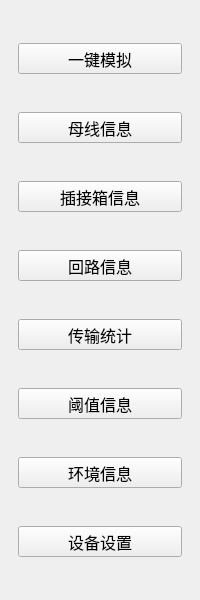
<?xml version="1.0" encoding="UTF-8"?>
<ui version="4.0">
 <class>BUS_SimulationToolWid</class>
 <widget class="QWidget" name="BUS_SimulationToolWid">
  <property name="geometry">
   <rect>
    <x>0</x>
    <y>0</y>
    <width>200</width>
    <height>600</height>
   </rect>
  </property>
  <property name="font">
   <font>
    <family>微软雅黑</family>
    <pointsize>12</pointsize>
   </font>
  </property>
  <property name="windowTitle">
   <string>Form</string>
  </property>
  <layout class="QVBoxLayout" name="verticalLayout">
   <property name="leftMargin">
    <number>18</number>
   </property>
   <property name="rightMargin">
    <number>18</number>
   </property>
   <item>
    <spacer name="verticalSpacer">
     <property name="orientation">
      <enum>Qt::Vertical</enum>
     </property>
     <property name="sizeHint" stdset="0">
      <size>
       <width>20</width>
       <height>40</height>
      </size>
     </property>
    </spacer>
   </item>
   <item>
    <widget class="QPushButton" name="mnTestBtn">
     <property name="minimumSize">
      <size>
       <width>0</width>
       <height>31</height>
      </size>
     </property>
     <property name="text">
      <string>一键模拟</string>
     </property>
    </widget>
   </item>
   <item>
    <spacer name="verticalSpacer_2">
     <property name="orientation">
      <enum>Qt::Vertical</enum>
     </property>
     <property name="sizeHint" stdset="0">
      <size>
       <width>20</width>
       <height>40</height>
      </size>
     </property>
    </spacer>
   </item>
   <item>
    <widget class="QPushButton" name="busBtn">
     <property name="minimumSize">
      <size>
       <width>0</width>
       <height>31</height>
      </size>
     </property>
     <property name="text">
      <string>母线信息</string>
     </property>
    </widget>
   </item>
   <item>
    <spacer name="verticalSpacer_3">
     <property name="orientation">
      <enum>Qt::Vertical</enum>
     </property>
     <property name="sizeHint" stdset="0">
      <size>
       <width>20</width>
       <height>40</height>
      </size>
     </property>
    </spacer>
   </item>
   <item>
    <widget class="QPushButton" name="boxBtn">
     <property name="minimumSize">
      <size>
       <width>0</width>
       <height>31</height>
      </size>
     </property>
     <property name="text">
      <string>插接箱信息</string>
     </property>
    </widget>
   </item>
   <item>
    <spacer name="verticalSpacer_4">
     <property name="orientation">
      <enum>Qt::Vertical</enum>
     </property>
     <property name="sizeHint" stdset="0">
      <size>
       <width>20</width>
       <height>40</height>
      </size>
     </property>
    </spacer>
   </item>
   <item>
    <widget class="QPushButton" name="loopBtn">
     <property name="minimumSize">
      <size>
       <width>0</width>
       <height>31</height>
      </size>
     </property>
     <property name="text">
      <string>回路信息</string>
     </property>
    </widget>
   </item>
   <item>
    <spacer name="verticalSpacer_5">
     <property name="orientation">
      <enum>Qt::Vertical</enum>
     </property>
     <property name="sizeHint" stdset="0">
      <size>
       <width>20</width>
       <height>40</height>
      </size>
     </property>
    </spacer>
   </item>
   <item>
    <widget class="QPushButton" name="transBtn">
     <property name="minimumSize">
      <size>
       <width>0</width>
       <height>31</height>
      </size>
     </property>
     <property name="text">
      <string>传输统计</string>
     </property>
    </widget>
   </item>
   <item>
    <spacer name="verticalSpacer_6">
     <property name="orientation">
      <enum>Qt::Vertical</enum>
     </property>
     <property name="sizeHint" stdset="0">
      <size>
       <width>20</width>
       <height>40</height>
      </size>
     </property>
    </spacer>
   </item>
   <item>
    <widget class="QPushButton" name="thresholdBtn">
     <property name="minimumSize">
      <size>
       <width>0</width>
       <height>31</height>
      </size>
     </property>
     <property name="text">
      <string>阈值信息</string>
     </property>
    </widget>
   </item>
   <item>
    <spacer name="verticalSpacer_7">
     <property name="orientation">
      <enum>Qt::Vertical</enum>
     </property>
     <property name="sizeHint" stdset="0">
      <size>
       <width>20</width>
       <height>40</height>
      </size>
     </property>
    </spacer>
   </item>
   <item>
    <widget class="QPushButton" name="envBtn">
     <property name="minimumSize">
      <size>
       <width>0</width>
       <height>31</height>
      </size>
     </property>
     <property name="text">
      <string>环境信息</string>
     </property>
    </widget>
   </item>
   <item>
    <spacer name="verticalSpacer_8">
     <property name="orientation">
      <enum>Qt::Vertical</enum>
     </property>
     <property name="sizeHint" stdset="0">
      <size>
       <width>20</width>
       <height>40</height>
      </size>
     </property>
    </spacer>
   </item>
   <item>
    <widget class="QPushButton" name="settingBtn">
     <property name="minimumSize">
      <size>
       <width>0</width>
       <height>31</height>
      </size>
     </property>
     <property name="text">
      <string>设备设置</string>
     </property>
    </widget>
   </item>
   <item>
    <spacer name="verticalSpacer_9">
     <property name="orientation">
      <enum>Qt::Vertical</enum>
     </property>
     <property name="sizeHint" stdset="0">
      <size>
       <width>20</width>
       <height>40</height>
      </size>
     </property>
    </spacer>
   </item>
  </layout>
 </widget>
 <resources/>
 <connections/>
</ui>
